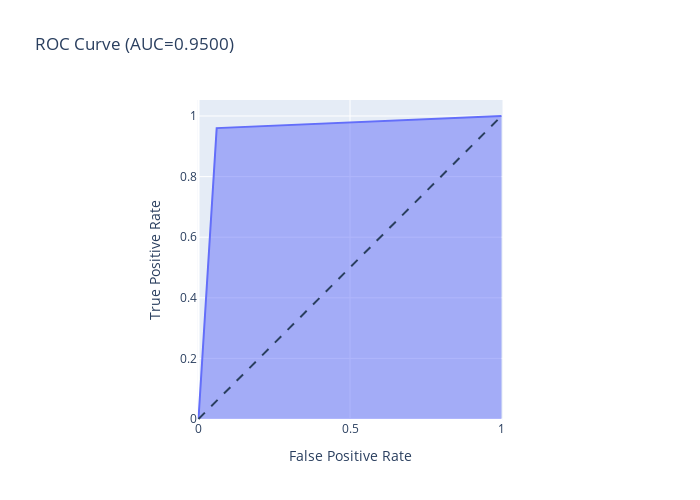

Source (notebook cell):
### Code cell
import plotly.express as px
from sklearn.linear_model import LogisticRegression
from sklearn.metrics import roc_curve, auc
from sklearn.datasets import make_classification

model = LogisticRegression()
model.fit(X_train, y_train)
y_score = model.predict(X_test)

fpr, tpr, thresholds = roc_curve(y_test, y_score)

fig = px.area(
    x=fpr, y=tpr,
    title=f'ROC Curve (AUC={auc(fpr, tpr):.4f})',
    labels=dict(x='False Positive Rate', y='True Positive Rate'),
    width=700, height=500
)
fig.add_shape(
    type='line', line=dict(dash='dash'),
    x0=0, x1=1, y0=0, y1=1
)

fig.update_yaxes(scaleanchor="x", scaleratio=1)
fig.update_xaxes(constrain='domain')
fig.show()

### Figure 1 — Plotly figure (JSON) as saved in the notebook; plotly's stock layout.template omitted (floating-point values rounded to 4 significant figures)
{"data": [{"hovertemplate": "False Positive Rate=%{x}<br>True Positive Rate=%{y}<extra></extra>", "legendgroup": "", "line": {"color": "#636efa"}, "marker": {"symbol": "circle"}, "mode": "lines", "name": "", "orientation": "v", "showlegend": false, "stackgroup": "1", "type": "scatter", "x": [0, 0.06, 1], "xaxis": "x", "y": [0, 0.96, 1], "yaxis": "y"}], "layout": {"height": 500, "legend": {"tracegroupgap": 0}, "shapes": [{"line": {"dash": "dash"}, "type": "line", "x0": 0, "x1": 1, "y0": 0, "y1": 1}], "title": {"text": "ROC Curve (AUC=0.9500)"}, "width": 700, "xaxis": {"anchor": "y", "constrain": "domain", "domain": [0, 1], "title": {"text": "False Positive Rate"}}, "yaxis": {"anchor": "x", "domain": [0, 1], "scaleanchor": "x", "scaleratio": 1, "title": {"text": "True Positive Rate"}}}}
